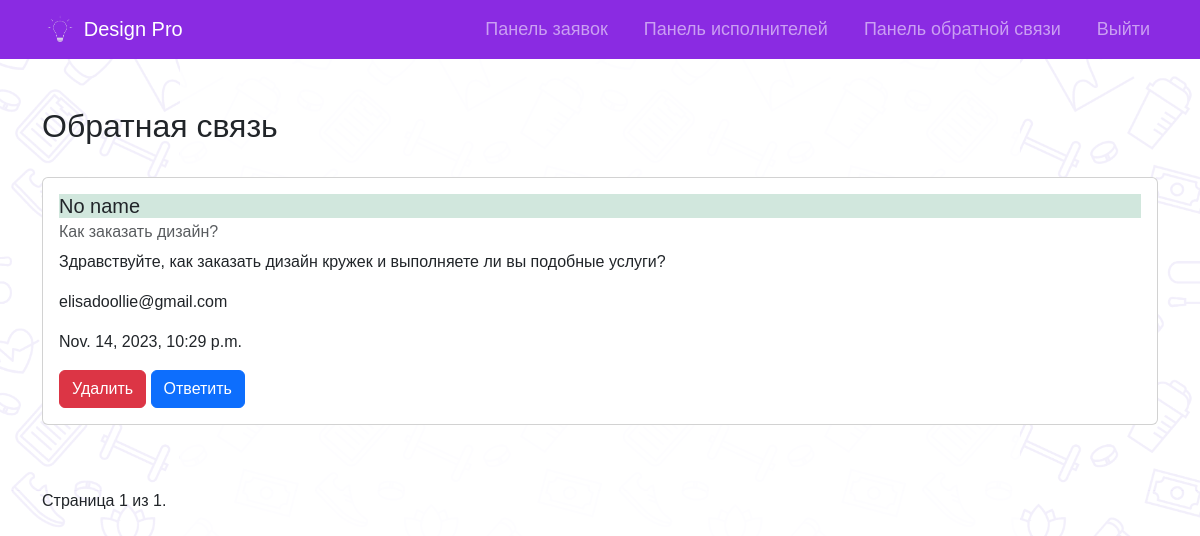
/manager/feedback/, run on the app's committed database.
### web/models.py (models this page shows, shortened)
class Feedback(models.Model):
    fullname = models.CharField(max_length=100)
    subject = models.CharField(max_length=100)
    message = models.TextField()
    email = models.EmailField()
    timestamp = models.DateTimeField(auto_now_add=True)
    class Meta:
        verbose_name_plural = 'Обратная связь'

### web/views.py (the view)
# urls.py: path('manager/feedback/', feedback_list, name='feedback'),
def feedback_list(request):
    feedback_items = Feedback.objects.all().order_by('-timestamp')
    paginator = Paginator(feedback_items, 5)
    page = request.GET.get('page')
    try:
        feedbacks = paginator.page(page)
    except PageNotAnInteger:
        feedbacks = paginator.page(1)
    except EmptyPage:
        feedbacks = paginator.page(paginator.num_pages)
    return render(request, 'feedback.html', {'feedbacks': feedbacks})

### templates/feedback.html (shortened to what this page needs)
{% extends 'style.html' %}
{% load static %}
{% block nav_block %}
<li class="nav-item">
  <a class="nav-link" href="{% url 'requests' %}">Панель заявок</a>
</li>
<li class="nav-item">
  <a class="nav-link" href="{% url 'executors' %}">Панель исполнителей</a>
</li>
<li class="nav-item">
  <a class="nav-link" href="{% url 'feedback' %}">Панель обратной связи</a>
</li>
<li class="nav-item">
  <a class="nav-link" href="{% url 'logout' %}">Выйти</a>
</li>
{% endblock %}
{% block content %}
<div class="container">
<br>
<br>
<h2>Обратная связь</h2>
  <br>
  {% for feedback in feedbacks %}
    <div class="card mb-3">
      <div class="card-body">
        <h5 class="card-title bg-success-subtle">{{ feedback.fullname }}</h5>
        <h6 class="card-subtitle mb-2 text-muted">{{ feedback.subject }}</h6>
        <p class="card-text">{{ feedback.message }}</p>
        <p class="card-text">{{ feedback.email }}</p>
        <p class="card-text">{{ feedback.timestamp }}</p>
        <a href="{% url 'delete_feedback' feedback.id %}" class="btn btn-danger">Удалить</a>
        <a href="https://mail.google.com/mail/u/0/#inbox?compose=new" class="btn btn-primary" target="_blank">Ответить</a>
      </div>
    </div>
  {% endfor %}
  <br>
  <br>
  <div class="pagination">
    <span class="step-links">
        <span class="current">
            Страница {{ feedbacks.number }} из {{ feedbacks.paginator.num_pages }}.
        </span>
        <br>
        <br>
    </span>
  </div>
  </div>
{% endblock %}

### static/css/index.css (style rules this page uses)
body, h1, h2, h3, h4, h5, h6, p, a, span, div, li, ul, ol, input, button, textarea { font-family: 'Neue Machina', sans-serif; }

### templates/style.html (style rules this page uses)
body { margin: 0; padding: 0; background-image: url("/static/images/bg.png"); background-size: cover; background-repeat: no-repeat; background-position: center center; }

### data on the page
Feedback: fullname "No name", subject "Как заказать дизайн?", message "Здравствуйте, как заказать дизайн кружек и выполняете ли вы подобные услуги?", email "elisadoollie@gmail.com", timestamp "Nov. 14, 2023, 10:29 p.m."

### other printed values
{{ feedbacks.number }} "1"
{{ feedbacks.paginator.num_pages }} "1"
